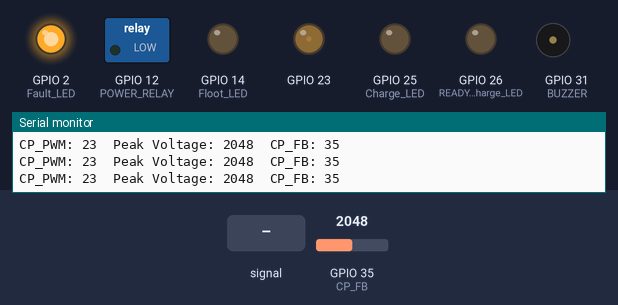
A sketch run on a simulated ESP32. Parts: switched loads named in the sketch (green lamp = pin HIGH), output pins drawn as LEDs (lit = HIGH), buzzer (waves = sounding, pin HIGH), the last lines printed to the serial monitor. The test bench sets the inputs (shaded band); at power-on: GPIO 35 (CP_FB) = 2048 (analog values on the 0–4095 scale).

Above: at 1.2 s.
1.3 s: GPIO 35 (CP_FB) fed a 200 Hz sine of ±1842 counts around its level
At 1.8 s:
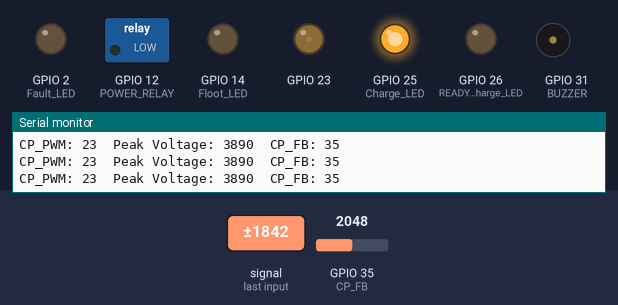
2.9 s: GPIO 35 (CP_FB) set to 3928
4.4 s: GPIO 35 (CP_FB) set to 4020
At 5.1 s:
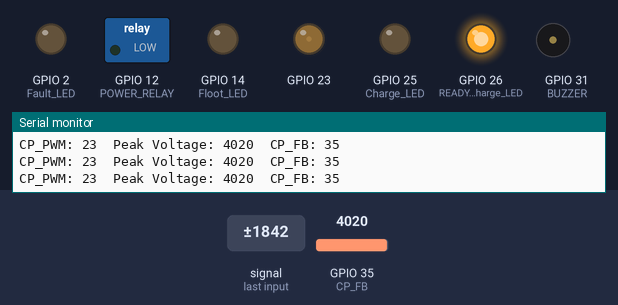
5.9 s: GPIO 35 (CP_FB) set to 3603
At 6.4 s:
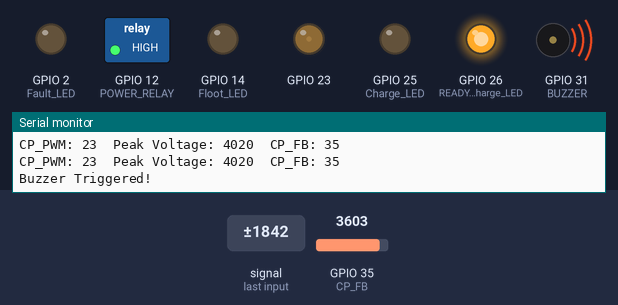
8.0 s: GPIO 35 (CP_FB) set to 4095
At 8.7 s:
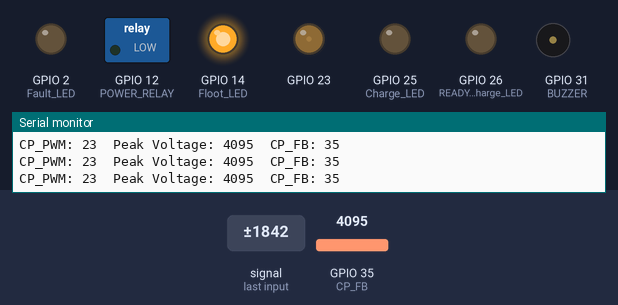
9.5 s: GPIO 35 (CP_FB) set to 2866
At 10.1 s:
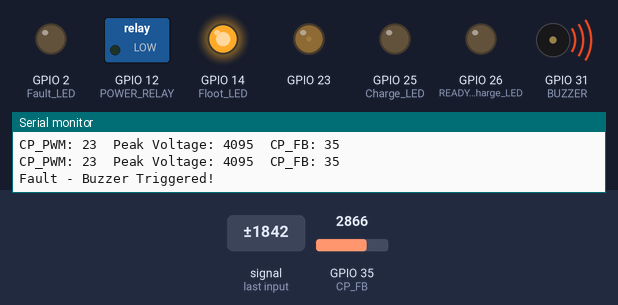
Timing chart, 0 to 12.5 s (numbered marks = the images above; inputs shaded):
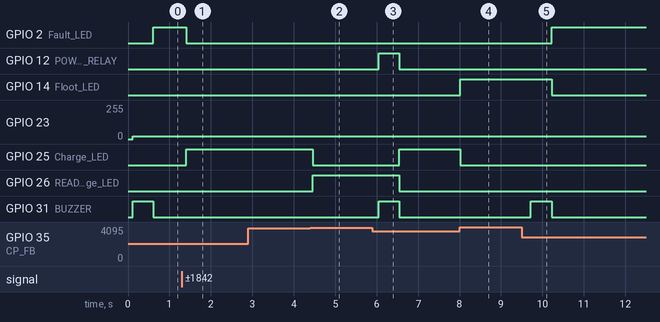

The sketch:

CP_V2.ino
```cpp
// Define the pins
#define CP_FB 35   // Control Pilot feedback pin
#define CP_PWM 23  // Control Pilot PWM output pin
#define READY_Charge_LED 26
#define Fault_LED 2
#define Floot_LED 14
#define Charge_LED 25
#define BUZZER 31
#define POWER_RELAY 12

const int pwmChannel = 0;
const int pwmFrequency = 1000;  // Control Pilot signal should be 1kHz
const int pwmResolution = 8;    // 8-bit resolution (0-255)

// Thresholds for Control Pilot states on ESP32 (scaled for 12-bit ADC)
const int stateThresholds[][2] = {
    {4044, 4095},  // State A
    {3980, 4040},  // State B
    {3500, 3960}   // State C
};

// Variables
const int stationMaxCurrent = 32;  // Max current supply by station
const float gridMaxCurrent = 5;    // Max current supply by Grid
float limitCurrent = 40;           // Initial current setting
int peakVoltage = 0;
bool buzzerActivated = false;

void setup() {
    Serial.begin(115200);
    analogReadResolution(12);
    analogSetAttenuation(ADC_11db);

    ledcAttachChannel(CP_PWM, pwmFrequency, pwmResolution, pwmChannel);
    pinMode(CP_FB, INPUT);
    pinMode(READY_Charge_LED, OUTPUT);
    pinMode(Fault_LED, OUTPUT);
    pinMode(Floot_LED, OUTPUT);
    pinMode(Charge_LED, OUTPUT);
    pinMode(POWER_RELAY, OUTPUT);
    pinMode(BUZZER, OUTPUT);

  limitCurrent = min(limitCurrent, min(gridMaxCurrent, (float)stationMaxCurrent));
    ledcWriteChannel(CP_PWM, currentToDutyCycle(limitCurrent));
    resetOutputs();

    xTaskCreatePinnedToCore(controlPilotTask, "ControlPilotTask", 4096, NULL, 1, NULL, 1);
}

void resetOutputs() {
    digitalWrite(POWER_RELAY, LOW);
    digitalWrite(Charge_LED, LOW);
    digitalWrite(READY_Charge_LED, LOW);
    digitalWrite(Fault_LED, LOW);
    digitalWrite(Floot_LED, LOW);
    digitalWrite(BUZZER, LOW);
}

void findPeakVoltage() {
    peakVoltage = 0;
    for (int i = 0; i < 1000; i++) {
    peakVoltage = max(peakVoltage, (int)analogRead(CP_FB));
    }
}

float currentToDutyCycle(float current) {
    if (current < 51) return ((current / 0.6) * 255 / 100);
    if (current < 80) return (((current / 2.5) + 64) * 255 / 100);
    return 255; // Max duty cycle
}

void updateLEDs(int state) {
    resetOutputs();
    switch (state) {
        case 1: digitalWrite(Floot_LED, HIGH); break;
        case 2: digitalWrite(READY_Charge_LED, HIGH); break;
        case 3: digitalWrite(Charge_LED, HIGH); break;
        case -1: digitalWrite(Fault_LED, HIGH); break;
    }
}

void handleControlPilotState() {
    if (peakVoltage >= stateThresholds[0][0] && peakVoltage <= stateThresholds[0][1]) {
        digitalWrite(POWER_RELAY, LOW);
        buzzerActivated = false;
        updateLEDs(1);
    } else if (peakVoltage >= stateThresholds[1][0] && peakVoltage <= stateThresholds[1][1]) {
        digitalWrite(POWER_RELAY, LOW);
        buzzerActivated = false;
        updateLEDs(2);
    } else if (peakVoltage >= stateThresholds[2][0] && peakVoltage <= stateThresholds[2][1]) {
        digitalWrite(POWER_RELAY, HIGH);
        if (!buzzerActivated) {
            Serial.println("Buzzer Triggered!");
            digitalWrite(BUZZER, HIGH);
            delay(500);
            digitalWrite(BUZZER, LOW);
            buzzerActivated = true;
        }
        updateLEDs(3);
    } else {
        ledcWriteChannel(CP_PWM, 255);
        if (!buzzerActivated) {
            Serial.println("Fault - Buzzer Triggered!");
            digitalWrite(BUZZER, HIGH);
            delay(500);
            digitalWrite(BUZZER, LOW);
            buzzerActivated = true;
            updateLEDs(-1);
        }
    }
}

void controlPilotTask(void *pvParameters) {
    while (1) {
        findPeakVoltage();
        ledcWriteChannel(pwmChannel, currentToDutyCycle(limitCurrent));
        handleControlPilotState();
        Serial.printf("CP_PWM: %d\tPeak Voltage: %d\tCP_FB: %d\n", CP_PWM, peakVoltage, CP_FB);
        vTaskDelay(1 / portTICK_PERIOD_MS);
    }
}
void loop() {}
```

Measured:
- the behaviour switches between 3979 and 3980 on GPIO 35 (CP_FB) (found by bisection; images 1 and 2)
- after the input at 1.3 s, GPIO 2 (Fault_LED): HIGH → LOW after 0.10 s; GPIO 25 (Charge_LED): LOW → HIGH after 0.10 s
- after the input at 4.4 s, GPIO 25 (Charge_LED): HIGH → LOW after 0.06 s; GPIO 26 (READY_Charge_LED): LOW → HIGH after 0.06 s
- after the input at 5.9 s, GPIO 12 (POWER_RELAY), GPIO 31 (BUZZER): LOW → HIGH after 0.15 s, → LOW 0.50 s later; GPIO 25 (Charge_LED): LOW → HIGH after 0.65 s; GPIO 26 (READY_Charge_LED): HIGH → LOW after 0.65 s
- after the input at 8.0 s, GPIO 14 (Floot_LED): LOW → HIGH at once; GPIO 25 (Charge_LED): HIGH → LOW at once
- after the input at 9.5 s, GPIO 2 (Fault_LED): LOW → HIGH after 0.72 s; GPIO 14 (Floot_LED): HIGH → LOW after 0.72 s; GPIO 31 (BUZZER): LOW → HIGH after 0.22 s, → LOW 0.50 s later
